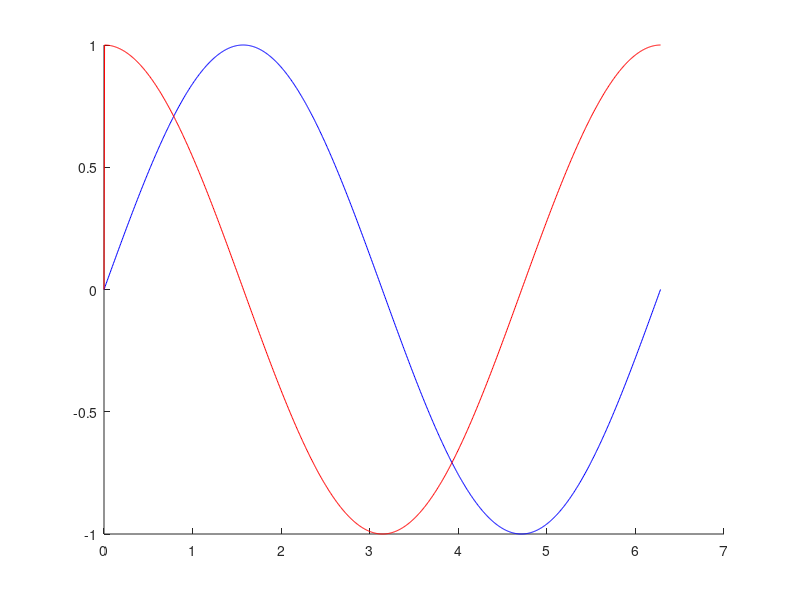

This figure's MATLAB source:
t = linspace(0,2*pi,1000);
x = sin(t);
y = zeros(1,length(t-1));
for i = 2:length(t)
    y(i) = (x(i)-x(i-1))/(t(i) - t(i-1));
end


figure(1)
hold on
plot(t,x,'b-')
plot(t,y,'r-')